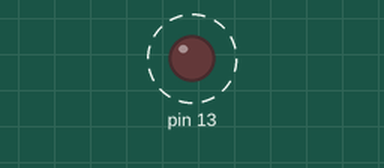
Recording of a sketch running on a simulated Arduino Uno, built with avr-gcc and run on an emulated ATmega328P. Parts: output pins drawn as LEDs (lit = HIGH). Dashed ring = blinking.

Above: at 3.5 s.
Timing chart, 0 to 6.0 s (numbered marks = the images above):
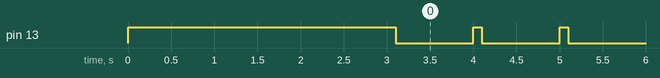

Measured:
- by itself, pin 13: alternates HIGH for 0.10 s and LOW for 0.90 s

The sketch:

sketch.ino
```cpp
void setup(){
  pinMode(13, OUTPUT);


  digitalWrite(13, HIGH);

  delay(3000);
  }

void loop(){
  digitalWrite(13, HIGH);
  delay(100);

  digitalWrite(13, LOW);
  delay(900);
}
```
